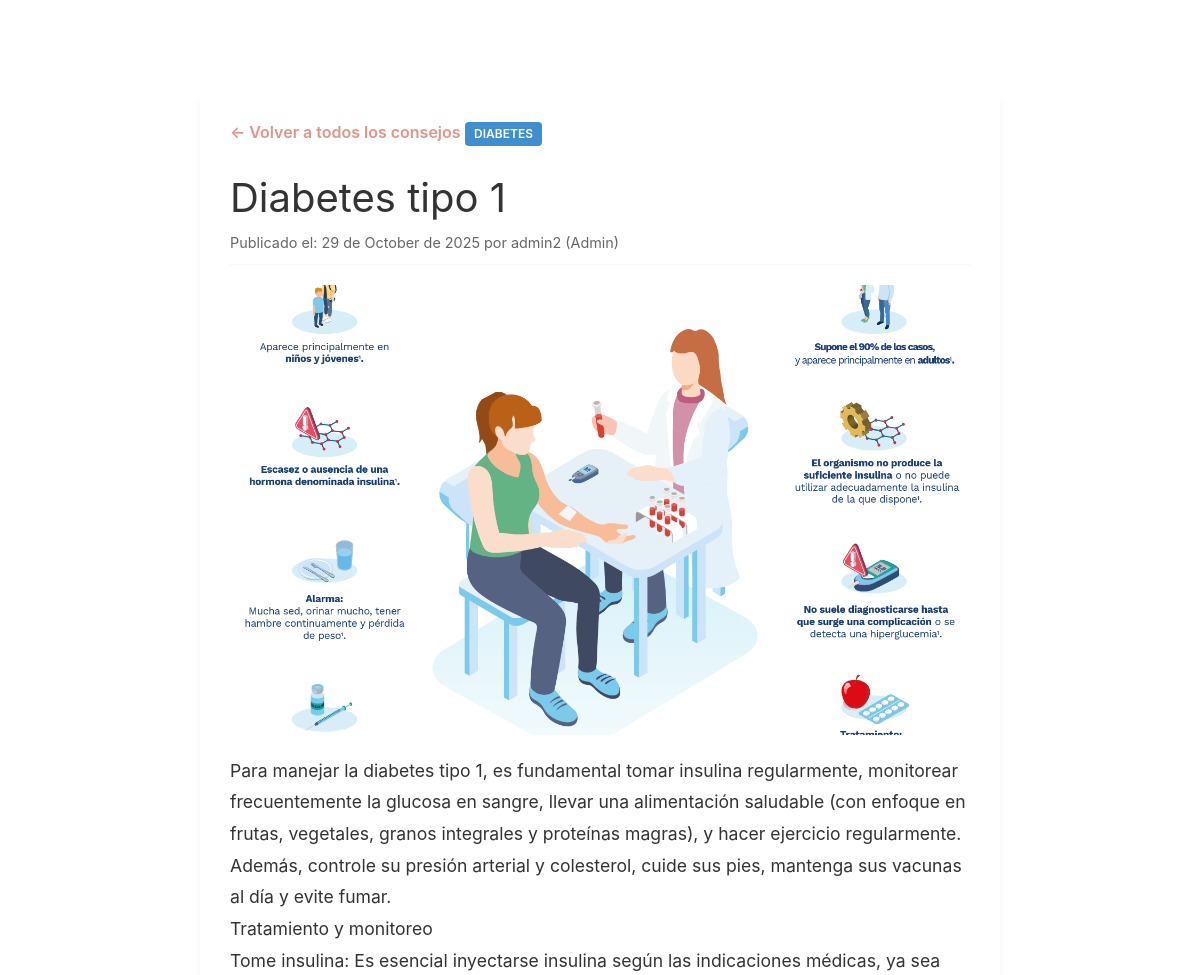
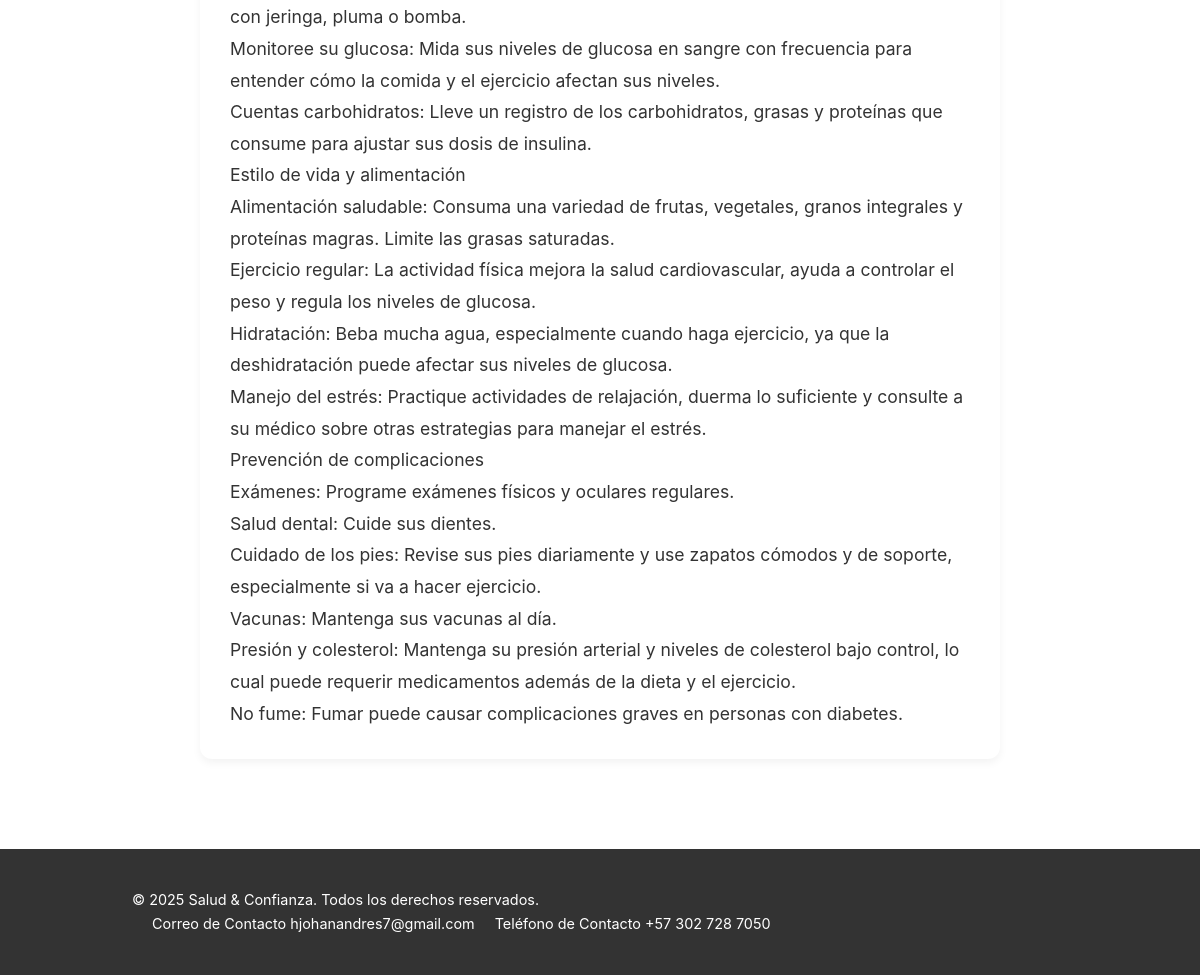
Screenshot of /consejo/2 with the database file from the repository (2 pictures, top to bottom).
### app.py (models this page shows, shortened)
class Consejo(db.Model):
    id = db.Column(db.Integer, primary_key=True)
    titulo = db.Column(db.String(100), nullable=False)
    contenido = db.Column(db.Text, nullable=False)
    tema = db.Column(db.String(50), nullable=False) # Ej: Nutrición, Ejercicio, Sueño
    fecha = db.Column(db.DateTime, nullable=False, default=datetime.utcnow)
    imagen_url = db.Column(db.String(255)) # Ruta del archivo de imagen
    usuario_admin_id = db.Column(db.Integer, db.ForeignKey('usuario.id'))
    admin = db.relationship('Usuario', backref='consejos')

class Usuario(db.Model):
    id = db.Column(db.Integer, primary_key=True)
    nombre = db.Column(db.String(50), unique=True, nullable=False)
    password_hash = db.Column(db.String(500), nullable=False)
    rol = db.Column(db.String(20), default='user')
    email = db.Column(db.String(120), unique=True, nullable=False)
    edad = db.Column(db.Integer)
    sexo = db.Column(db.String(10))
    telefono = db.Column(db.String(20))
    ritmos_cardiacos = db.relationship("RitmoCardiaco", backref="usuario", lazy=True)
    presiones = db.relationship("PresionArterial", backref="usuario", lazy=True)
    niveles_azucar = db.relationship("NivelAzucar", backref="usuario", lazy=True)
    colesteroles = db.relationship("Colesterol", backref="usuario", lazy=True)
    oxigenos = db.relationship("OxigenoSangre", backref="usuario", lazy=True)
    pesos = db.relationship("Peso", backref="usuario", lazy=True)
    alturas = db.relationship("Altura", backref="usuario", lazy=True)

### app.py (the view)
@app.route('/consejo/<int:consejo_id>')
def ver_consejo(consejo_id):
    consejo = Consejo.query.get_or_404(consejo_id)
    return render_template('consejo_detalle.html', consejo=consejo)

### templates/consejo_detalle.html (shortened to what this page needs)
{% extends 'base.html' %}
{% block content %}
<div class="container">
    <div class="consejo-detalle-box">
        <a href="{{ url_for('consejos') }}" class="back-link">&leftarrow; Volver a todos los consejos</a>
        <span class="tag is-info detalle-tag">{{ consejo.tema }}</span>
        <h1 class="detalle-title">{{ consejo.titulo }}</h1>
        <p class="detalle-meta">
            Publicado el: {{ consejo.fecha.strftime('%d de %B de %Y') }}
            {% if consejo.admin %}
            por {{ consejo.admin.nombre }} (Admin)
            {% endif %}
        </p>
        {% if consejo.imagen_url %}
            <div class="detalle-img-container">
                <img src="{{ consejo.imagen_url }}" alt="{{ consejo.titulo }}" class="detalle-img">
            </div>
        {% endif %}
        <div class="detalle-contenido">
            <p>{{ consejo.contenido }}</p>
        </div>
    </div>
</div>
{% endblock %}

### static/css/style.css (style rules this page uses)
:root { --primary-color: #FFD1DC; --secondary-color: #F8F8F8; --accent-color: #E29587; --text-color-dark: #333333; --text-color-light: #666666; --white-color: #FFFFFF; --box-shadow: 0 4px 8px rgba(0,0,0,0.05); }
* { margin: 0; padding: 0; box-sizing: border-box; }
body { font-family: 'Open Sans', sans-serif; line-height: 1.6; color: var(--text-color-dark); background-color: var(--secondary-color); }
.container { max-width: 1200px; margin: 0 auto; padding: 0 20px; }

### templates/base.html (style rules this page uses)
html, body { height: 100%; }

### templates/consejo_detalle.html (style rules this page uses)
.consejo-detalle-box { max-width: 800px; margin: 40px auto; padding: 30px; background: var(--white-color); border-radius: 12px; box-shadow: var(--box-shadow); }
.detalle-title { font-size: 2.5em; color: var(--text-color-dark); margin-top: 10px; margin-bottom: 10px; line-height: 1.2; }
.detalle-tag { font-size: 0.9em; font-weight: 600; padding: 5px 10px; border-radius: 5px; background-color: var(--accent-color); color: var(--white-color); text-transform: uppercase; }
.detalle-meta { color: var(--text-color-light); font-size: 0.9em; margin-bottom: 20px; border-bottom: 1px solid var(--secondary-color); padding-bottom: 10px; }
.detalle-img-container { margin: 20px 0; border-radius: 8px; overflow: hidden; }
.detalle-img { width: 100%; height: auto; max-height: 450px; object-fit: cover; }
.detalle-contenido p { font-size: 1.1em; line-height: 1.8; color: var(--text-color-dark); white-space: pre-wrap; }
.back-link { display: inline-block; margin-bottom: 20px; text-decoration: none; color: var(--accent-color); font-weight: 600; transition: color 0.2s; }

### rows the page displays
Consejo: tema "DIABETES", titulo "Diabetes tipo 1", fecha "29 de October de 2025", imagen_url (picture), contenido "Para manejar la diabetes tipo 1, es fundamental tomar insulina regularmente, monitorear frecuentemente la glucosa en sangre, llevar una alimentación saludable (con enfoque en frutas, vegetales, granos integrales y proteínas magras), y hacer ejercicio regularmente. Además, controle su presión arterial y colesterol, cuide sus pies, mantenga sus vacunas al día y evite fumar. Tratamiento y monitoreo Tome insulina: Es esencial inyectarse insulina según las indicaciones médicas, ya sea con jeringa, pluma o bomba. Monitoree su glucosa: Mida sus niveles de glucosa en sangre con frecuencia para entender cómo la comida y el ejercicio afectan sus niveles. Cuentas carbohidratos: Lleve un registro de…"
Usuario: admin.nombre "admin2"
